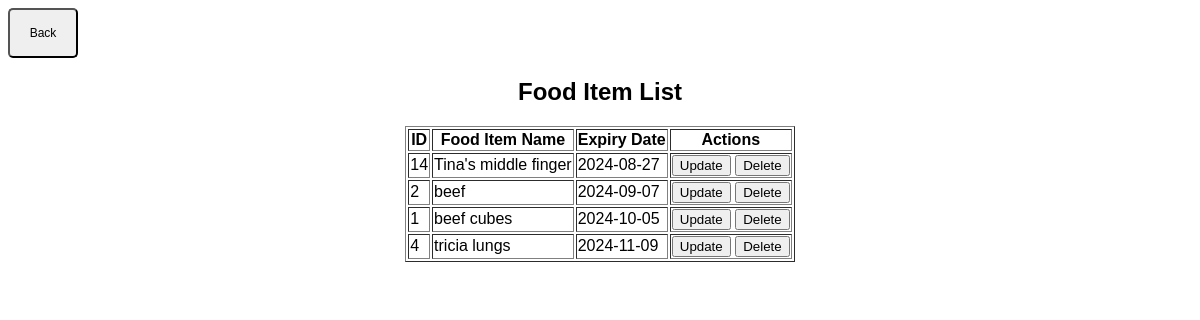
Before: /displayFoodItemList with the older database file.
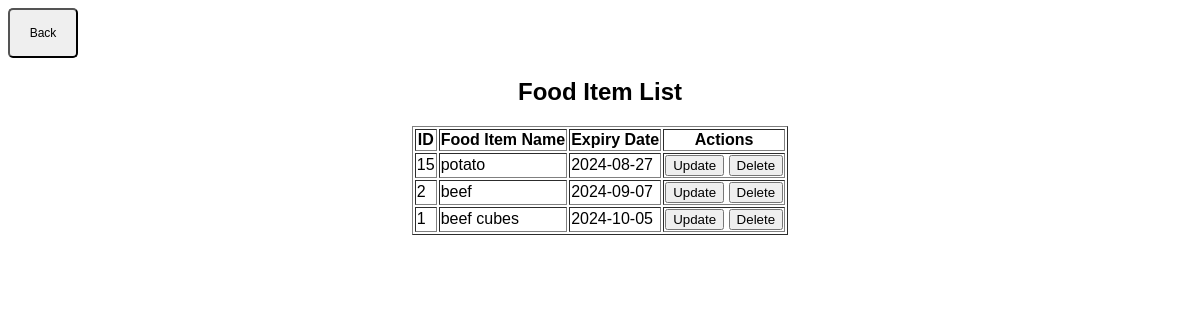
After: the same page with the newer database file.
### tables this page shows
CREATE TABLE foodItem (
    id INTEGER PRIMARY KEY AUTOINCREMENT,
    foodItemName TEXT NOT NULL,
    expiryDate DATE
);

### app.py (the view)
@app.route('/displayFoodItemList')
def getAllFoodItems():
    con = sqlite3.connect("database.db")
    con.row_factory = sqlite3.Row
    cur = con.cursor()
    cur.execute(
        "SELECT id, foodItemName, expiryDate FROM foodItem ORDER BY expiryDate ASC")
    rows = cur.fetchall()
    con.close()
    return render_template("result.html", rows=rows)

### templates/result.html (shortened to what this page needs)
<!DOCTYPE html>
<html lang="en">
<head>
</head>
<body>
    <button onclick="window.history.back()" class="small-button">Back</button>
    <div
        style="font-family: Arial, sans-serif;margin: 0;padding: 0;display: flex;align-items: center;justify-content: center;flex-direction: column;">
        <h2>Food Item List</h2>
        {% if rows %}
        <table border="1">
            <tr>
                <th style="font-family: Arial, sans-serif;">ID</th>
                <th style="font-family: Arial, sans-serif;">Food Item Name</th>
                <th style="font-family: Arial, sans-serif;">Expiry Date</th>
                <th colspan="2" style="font-family: Arial, sans-serif;">Actions</th>
            </tr>
            {% for row in rows %}
            <tr>
                <td style="font-family: Arial, sans-serif;">{{ row['id'] }}</td>
                <td style="font-family: Arial, sans-serif;">{{ row['foodItemName'] }}</td>
                <td style="font-family: Arial, sans-serif;">{{ row['expiryDate'] }}</td>
                <td>
                    <form action="/editForm" method="post" style="display:inline;">
                        <input type="submit" value="Update">
                    </form>
                    <form action="/deleteFoodItem" method="post" style="display:inline;">
                        <input type="submit" value="Delete"
                            onclick="return confirm('Are you sure you want to delete this item?');">
                    </form>
                </td>
            </tr>
            {% endfor %}
        </table>
    </div>
    {% else %}
    <p>No food items available.</p>
    {% endif %}
</body>
</html>

Changed rows visible on the page:
removed foodItem: id "14", foodItemName "Tina's middle finger", expiryDate "2024-08-27"
removed foodItem: id "4", foodItemName "tricia lungs", expiryDate "2024-11-09"
added foodItem: id "15", foodItemName "potato", expiryDate "2024-08-27"
